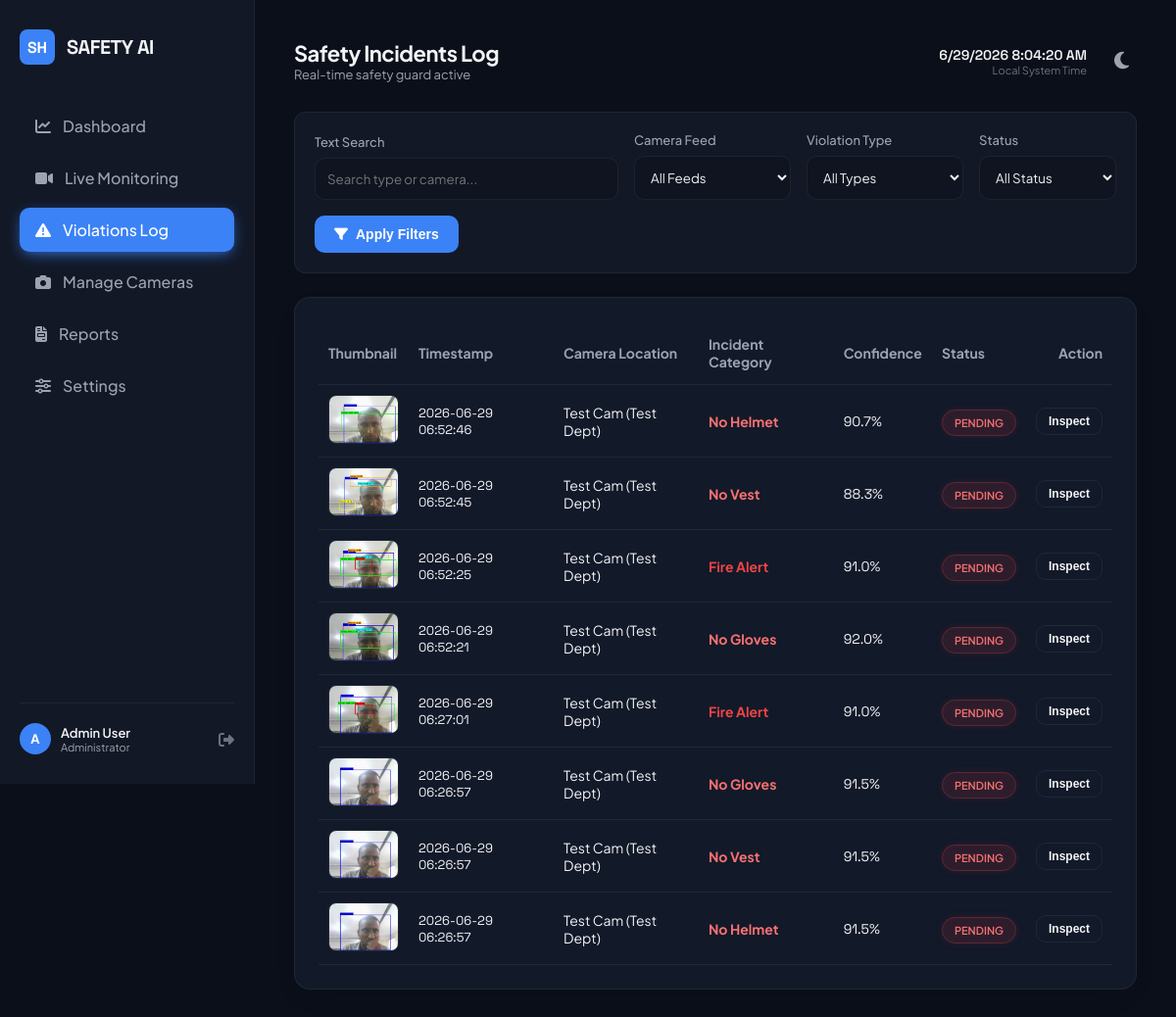
Page /violations (signed in) on the committed database.
### src/database.py (models this page shows, shortened)
class Violation(Base):
    __tablename__ = 'violations'
    id = Column(Integer, primary_key=True)
    timestamp = Column(DateTime, default=datetime.datetime.utcnow)
    camera_id = Column(Integer, ForeignKey('cameras.id'), nullable=False)
    violation_type = Column(String(100), nullable=False) # e.g., 'No Helmet', 'No Vest', 'Unauthorized Access', 'Fire'
    confidence = Column(Float, nullable=False)
    screenshot_path = Column(String(255), nullable=True)
    resolved = Column(Boolean, default=False)
    resolution_notes = Column(Text, nullable=True)
    camera = relationship("Camera", back_populates="violations")
    alerts = relationship("AlertLog", back_populates="violation", cascade="all, delete-orphan")

class Camera(Base):
    __tablename__ = 'cameras'
    id = Column(Integer, primary_key=True)
    name = Column(String(100), nullable=False)
    stream_url = Column(String(255), nullable=False) # webcam index (0), RTSP url, or file path
    department = Column(String(50), nullable=True)
    status = Column(String(20), default='active') # active, inactive
    restricted_area_coords = Column(Text, nullable=True) # JSON string of coordinates: [[x1,y1], [x2,y2], ...]
    created_at = Column(DateTime, default=datetime.datetime.utcnow)
    last_active = Column(DateTime, nullable=True)
    violations = relationship("Violation", back_populates="camera", cascade="all, delete-orphan")
    detection_logs = relationship("DetectionLog", back_populates="camera", cascade="all, delete-orphan")

### app.py (the view)
@app.route('/violations')
@login_required
def violations_list():
    db = SessionLocal()
    try:
        cameras = db.query(Camera).all()
        query = db.query(Violation)
        search = request.args.get('search')
        if search:
            query = query.filter(Violation.violation_type.like(f"%{search}%"))
        cam_id = request.args.get('camera_id')
        if cam_id:
            query = query.filter(Violation.camera_id == int(cam_id))
        v_type = request.args.get('type')
        if v_type:
            query = query.filter(Violation.violation_type == v_type)
        resolved = request.args.get('resolved')
        if resolved in ['0', '1']:
            query = query.filter(Violation.resolved == (resolved == '1'))
        violations = query.order_by(Violation.timestamp.desc()).all()
        return render_template(
            'violations.html',
            active_page='violations',
            violations=violations,
            cameras=cameras
        )
    finally:
        db.close()

### templates/violations.html (shortened to what this page needs)
{% extends "base.html" %}
{% block header_title %}Safety Incidents Log{% endblock %}
{% block content %}
<form class="filter-panel" method="GET" action="{{ url_for('violations_list') }}">
    <div style="flex: 1; min-width: 200px;">
        <label class="form-label" for="search">Text Search</label>
        <input class="form-input" type="text" id="search" name="search" value="{{ request.args.get('search', '') }}" placeholder="Search type or camera...">
    </div>
    <div style="width: 160px;">
        <label class="form-label" for="camera_id">Camera Feed</label>
        <select class="form-input" id="camera_id" name="camera_id">
            <option value="">All Feeds</option>
        </select>
    </div>
    <div style="width: 160px;">
        <label class="form-label" for="type">Violation Type</label>
        <select class="form-input" id="type" name="type">
            <option value="">All Types</option>
        </select>
    </div>
    <div style="width: 140px;">
        <label class="form-label" for="resolved">Status</label>
        <select class="form-input" id="resolved" name="resolved">
            <option value="">All Status</option>
        </select>
    </div>
    <div>
        <button class="btn btn-primary" type="submit" style="padding: 11px 20px;">
            <i class="fa-solid fa-filter"></i> Apply Filters
        </button>
    </div>
</form>
<div class="panel">
    <div style="overflow-x: auto;">
        <table style="width: 100%; border-collapse: collapse; text-align: left; font-size: 14px;">
            <thead>
                <tr style="border-bottom: 1px solid var(--border-color); color: var(--text-secondary); font-weight: 600;">
                    <th style="padding: 14px 10px;">Thumbnail</th>
                    <th style="padding: 14px 10px;">Timestamp</th>
                    <th style="padding: 14px 10px;">Camera Location</th>
                    <th style="padding: 14px 10px;">Incident Category</th>
                    <th style="padding: 14px 10px;">Confidence</th>
                    <th style="padding: 14px 10px;">Status</th>
                    <th style="padding: 14px 10px; text-align: right;">Action</th>
                </tr>
            </thead>
            <tbody>
                {% for violation in violations %}
                <tr style="border-bottom: 1px solid var(--border-color); vertical-align: middle;">
                    <td style="padding: 10px;">
                        {% if violation.screenshot_path %}
                        <img src="/static/screenshots/{{ violation.screenshot_path.split('/')[-1].split('\\')[-1] }}" style="width: 72px; height: 50px; border-radius: 8px; object-fit: cover; border: 1px solid var(--border-color); cursor: pointer;" onclick="openResolveModal('{{ violation.id }}', '/static/screenshots/{{ violation.screenshot_path.split('/')[-1].split('\\')[-1] }}', '{{ violation.violation_type }}', '{{ violation.camera.name }}', '{{ violation.timestamp.strftime('%Y-%m-%d %H:%M:%S') }}', '{{ violation.resolved|tojson }}', '{{ violation.resolution_notes|default('')|e }}')">
                        {% else %}
                        <div style="width: 72px; height: 50px; border-radius: 8px; background: rgba(0,0,0,0.2); display: flex; align-items: center; justify-content: center; font-size: 10px; color: var(--text-muted);">No image</div>
                        {% endif %}
                    </td>
                    <td style="padding: 10px; font-family: var(--font-mono); font-size: 13px;">{{ violation.timestamp.strftime('%Y-%m-%d %H:%M:%S') }}</td>
                    <td style="padding: 10px;">{{ violation.camera.name }} ({{ violation.camera.department or 'Workshop' }})</td>
                    <td style="padding: 10px;">
                        <span style="font-weight: 700; color: {% if violation.violation_type in ['Fire Alert', 'Smoke Alert'] %}var(--danger){% else %}#f87171{% endif %}">
                            {{ violation.violation_type }}
                        </span>
                    </td>
                    <td style="padding: 10px; font-family: var(--font-mono);">{{ "%.1f"|format(violation.confidence * 100) }}%</td>
                    <td style="padding: 10px;">
                        {% if violation.resolved %}
                        <span class="badge badge-success">Resolved</span>
                        {% else %}
                        <span class="badge badge-danger">Pending</span>
                        {% endif %}
                    </td>
                    <td style="padding: 10px; text-align: right;">
                        <button class="btn btn-secondary" style="padding: 6px 12px; font-size: 12px;" onclick="openResolveModal('{{ violation.id }}', '/static/screenshots/{{ violation.screenshot_path.split('/')[-1].split('\\')[-1] if violation.screenshot_path else '' }}', '{{ violation.violation_type }}', '{{ violation.camera.name }}', '{{ violation.timestamp.strftime('%Y-%m-%d %H:%M:%S') }}', '{{ violation.resolved|tojson }}', '{{ violation.resolution_notes|default('')|e }}')">
                            Inspect
                        </button>
                    </td>
                </tr>
                {% endfor %}
            </tbody>
        </table>
    </div>
</div>
{% endblock %}

### templates/base.html (shortened to what this page needs)
<!DOCTYPE html>
<html lang="en" data-theme="dark">
<head>
    <link rel="stylesheet" href="https://cdnjs.cloudflare.com/ajax/libs/font-awesome/6.4.0/css/all.min.css">
    <link rel="stylesheet" href="{{ url_for('static', filename='css/style.css') }}">
</head>
<body>
    <nav class="sidebar">
        <div class="logo-container">
            <div style="background: var(--primary); width: 36px; height: 36px; border-radius: 8px; display: flex; align-items: center; justify-content: center; color: white; font-weight: bold; font-family: var(--font-mono)">
                SH
            </div>
            <span class="logo-text">SAFETY AI</span>
        </div>
        <ul class="sidebar-menu">
            <li class="menu-item {% if active_page == 'dashboard' %}active{% endif %}">
                <a href="{{ url_for('dashboard') }}">
                    <i class="fa-solid fa-chart-line"></i>
                    <span>Dashboard</span>
                </a>
            </li>
            <li class="menu-item {% if active_page == 'live_feed' %}active{% endif %}">
                <a href="{{ url_for('live_feed') }}">
                    <i class="fa-solid fa-video"></i>
                    <span>Live Monitoring</span>
                </a>
            </li>
            <li class="menu-item {% if active_page == 'violations' %}active{% endif %}">
                <a href="{{ url_for('violations_list') }}">
                    <i class="fa-solid fa-triangle-exclamation"></i>
                    <span>Violations Log</span>
                </a>
            </li>
            <li class="menu-item {% if active_page == 'cameras' %}active{% endif %}">
                <a href="{{ url_for('cameras_list') }}">
                    <i class="fa-solid fa-camera"></i>
                    <span>Manage Cameras</span>
                </a>
            </li>
            <li class="menu-item {% if active_page == 'reports' %}active{% endif %}">
                <a href="{{ url_for('reports_view') }}">
                    <i class="fa-solid fa-file-invoice"></i>
                    <span>Reports</span>
                </a>
            </li>
            <li class="menu-item {% if active_page == 'settings' %}active{% endif %}">
                <a href="{{ url_for('settings_view') }}">
                    <i class="fa-solid fa-sliders"></i>
                    <span>Settings</span>
                </a>
            </li>
        </ul>
        <div style="margin-top: auto; padding-top: 20px; border-top: 1px solid var(--border-color); display: flex; flex-direction: column; gap: 10px;">
            <div class="user-panel" style="justify-content: space-between;">
                <div style="display: flex; align-items: center; gap: 10px;">
                    <div style="width: 32px; height: 32px; border-radius: 50%; background: #3b82f6; display: flex; align-items: center; justify-content: center; color: white; font-weight: bold; font-size: 13px;">
                        A
                    </div>
                    <div>
                        <p style="font-size: 13px; font-weight: 600;">Admin User</p>
                        <p style="font-size: 11px; color: var(--text-secondary);">Administrator</p>
                    </div>
                </div>
                <a href="{{ url_for('logout') }}" style="color: var(--text-muted); font-size: 16px;" title="Logout">
                    <i class="fa-solid fa-right-from-bracket"></i>
                </a>
            </div>
        </div>
    </nav>
    <main class="main-wrapper">
        <header class="top-header">
            <div>
                <h1 style="font-size: 22px; font-weight: 700; letter-spacing: -0.5px;">{% block header_title %}Monitoring Console{% endblock %}</h1>
                <p style="font-size: 13px; color: var(--text-secondary);">Real-time safety guard active</p>
            </div>
            <div style="display: flex; align-items: center; gap: 20px;">
                <div style="text-align: right;">
                    <p id="live-clock" style="font-family: var(--font-mono); font-size: 14px; font-weight: 600;"></p>
                    <p style="font-size: 11px; color: var(--text-muted);">Local System Time</p>
                </div>
                <button class="theme-toggle-btn" onclick="toggleTheme()" title="Toggle Dark/Light Mode">
                    <i class="fa-solid fa-moon" id="theme-icon"></i>
                </button>
            </div>
        </header>
        {% block content %}{% endblock %}
    </main>
</body>
</html>

### rows in the picture
Violation: shows a picture, timestamp "2026-06-29 06:52:46", camera.name "Test Cam", camera "Test Dept", violation_type "No Helmet", violation.confidence*100 "90.7", resolved "PENDING"
Violation: shows a picture, timestamp "2026-06-29 06:52:45", camera.name "Test Cam", camera "Test Dept", violation_type "No Vest", violation.confidence*100 "88.3", resolved "PENDING"
Violation: shows a picture, timestamp "2026-06-29 06:52:25", camera.name "Test Cam", camera "Test Dept", violation_type "Fire Alert", violation.confidence*100 "91.0", resolved "PENDING"
Violation: shows a picture, timestamp "2026-06-29 06:52:21", camera.name "Test Cam", camera "Test Dept", violation_type "No Gloves", violation.confidence*100 "92.0", resolved "PENDING"
Violation: shows a picture, timestamp "2026-06-29 06:27:01", camera.name "Test Cam", camera "Test Dept", violation_type "Fire Alert", violation.confidence*100 "91.0", resolved "PENDING"
Violation: timestamp "2026-06-29 06:26:57", camera.name "Test Cam", camera "Test Dept", violation_type "No Gloves", violation.confidence*100 "91.5", resolved "PENDING"
Violation: timestamp "2026-06-29 06:26:57", camera.name "Test Cam", camera "Test Dept", violation_type "No Vest", violation.confidence*100 "91.5", resolved "PENDING"
Violation: timestamp "2026-06-29 06:26:57", camera.name "Test Cam", camera "Test Dept", violation_type "No Helmet", violation.confidence*100 "91.5", resolved "PENDING"
